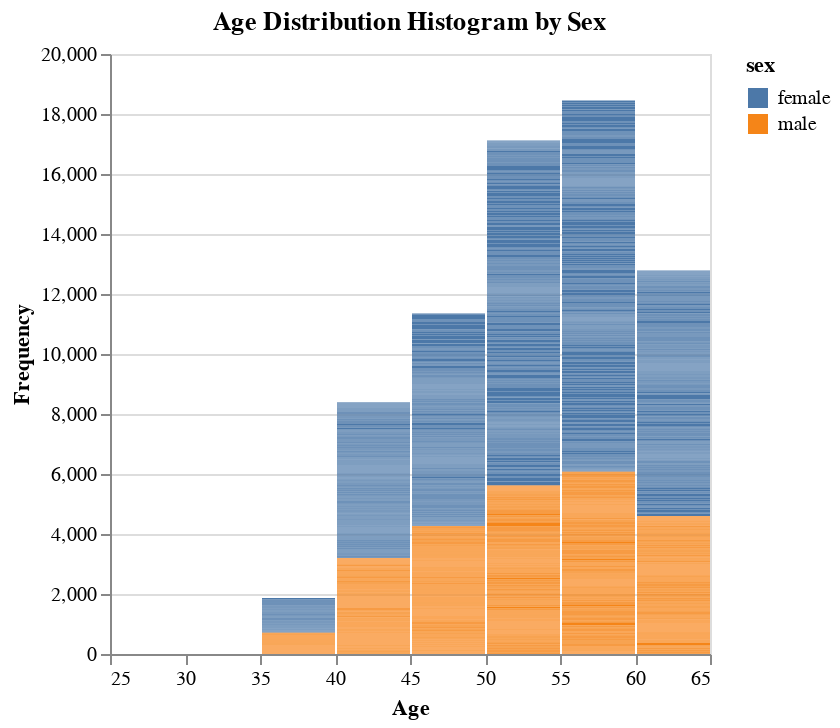

Notebook source saved alongside this figure:
### Code cell
import altair as alt

# Calculate age frequencies by sex
age_counts = df.groupby(['sex', 'age_in_years']).size().reset_index(name='agefrequency')

# Create a histogram using Altair
chart = alt.Chart(age_counts).mark_bar().encode(
    x=alt.X('age_in_years', bin=True, title='Age'),
    y=alt.Y('agefrequency', title='Frequency'),
    color='sex',
    tooltip=['age_in_years', 'agefrequency', 'sex']
).properties(
    title='Age Distribution Histogram by Sex'
).interactive()

# Save the chart
chart.save('distribution_of_age_by_sex.json')

# Display the chart
chart.show()

### Figure 1 — Vega-Lite specification as saved in the notebook (floating-point values rounded to 4 significant figures; data arrays with more than 128 entries replaced by an {"elided": "..."} marker saying what was removed)
{"config": {"view": {"continuousWidth": 300, "continuousHeight": 300}}, "data": {"name": "data-583e71f2a79d5980b85a2c14dec4e304"}, "mark": {"type": "bar"}, "encoding": {"color": {"field": "sex", "type": "nominal"}, "tooltip": [{"field": "age_in_years", "type": "quantitative"}, {"field": "agefrequency", "type": "quantitative"}, {"field": "sex", "type": "nominal"}], "x": {"bin": true, "field": "age_in_years", "title": "Age", "type": "quantitative"}, "y": {"field": "agefrequency", "title": "Frequency", "type": "quantitative"}}, "params": [{"name": "param_8", "select": {"type": "interval", "encodings": ["x", "y"]}, "bind": "scales"}], "title": "Age Distribution Histogram by Sex", "$schema": "https://vega.github.io/schema/vega-lite/v5.20.1.json", "datasets": {"data-583e71f2a79d5980b85a2c14dec4e304": {"elided": "4599 records"}}}
